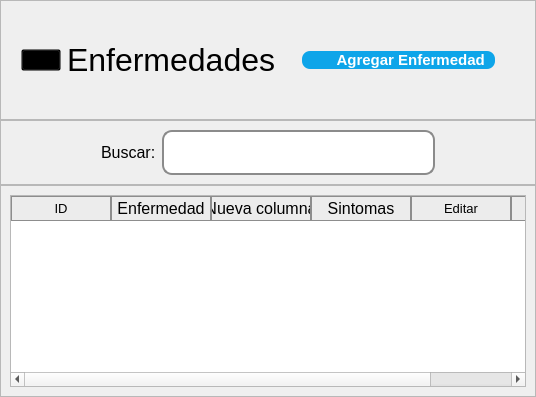
            <widget class="QWidget" name="page">
             <layout class="QVBoxLayout" name="verticalLayout_51">
              <property name="spacing">
               <number>0</number>
              </property>
              <property name="leftMargin">
               <number>0</number>
              </property>
              <property name="topMargin">
               <number>0</number>
              </property>
              <property name="rightMargin">
               <number>0</number>
              </property>
              <property name="bottomMargin">
               <number>0</number>
              </property>
              <item alignment="Qt::AlignTop">
               <widget class="QFrame" name="frame_76">
                <property name="minimumSize">
                 <size>
                  <width>0</width>
                  <height>120</height>
                 </size>
                </property>
                <property name="frameShape">
                 <enum>QFrame::StyledPanel</enum>
                </property>
                <property name="frameShadow">
                 <enum>QFrame::Raised</enum>
                </property>
                <layout class="QHBoxLayout" name="horizontalLayout_42">
                 <property name="leftMargin">
                  <number>20</number>
                 </property>
                 <property name="topMargin">
                  <number>20</number>
                 </property>
                 <property name="rightMargin">
                  <number>20</number>
                 </property>
                 <property name="bottomMargin">
                  <number>20</number>
                 </property>
                 <item>
                  <widget class="QPushButton" name="pushButton_21">
                   <property name="styleSheet">
                    <string notr="true">QPushButton{
	background-color: transparent;
}</string>
                   </property>
                   <property name="text">
                    <string/>
                   </property>
                   <property name="icon">
                    <iconset>
                     <normaloff>img/enfermedadPag.svg</normaloff>img/enfermedadPag.svg</iconset>
                   </property>
                   <property name="iconSize">
                    <size>
                     <width>80</width>
                     <height>80</height>
                    </size>
                   </property>
                  </widget>
                 </item>
                 <item>
                  <widget class="QLabel" name="lblBienvenenida_8">
                   <property name="sizePolicy">
                    <sizepolicy hsizetype="Preferred" vsizetype="Expanding">
                     <horstretch>0</horstretch>
                     <verstretch>0</verstretch>
                    </sizepolicy>
                   </property>
                   <property name="font">
                    <font>
                     <family>Arial</family>
                     <pointsize>24</pointsize>
                    </font>
                   </property>
                   <property name="text">
                    <string>Enfermedades</string>
                   </property>
                  </widget>
                 </item>
                 <item>
                  <widget class="QPushButton" name="btnAgregarCita_5">
                   <property name="sizePolicy">
                    <sizepolicy hsizetype="Expanding" vsizetype="Fixed">
                     <horstretch>0</horstretch>
                     <verstretch>0</verstretch>
                    </sizepolicy>
                   </property>
                   <property name="maximumSize">
                    <size>
                     <width>16777215</width>
                     <height>16777215</height>
                    </size>
                   </property>
                   <property name="font">
                    <font>
                     <family>Arial</family>
                     <pointsize>11</pointsize>
                     <weight>75</weight>
                     <bold>true</bold>
                    </font>
                   </property>
                   <property name="cursor">
                    <cursorShape>PointingHandCursor</cursorShape>
                   </property>
                   <property name="layoutDirection">
                    <enum>Qt::LeftToRight</enum>
                   </property>
                   <property name="styleSheet">
                    <string notr="true">QPushButton{
	background-color: #0EA5E9;
	border: none;
	padding-left: 10px;
	padding-right: 10px;
	color: #fff;
	margin-left: 20px;
	margin-right: 20px;
	border-radius: 8px;
}

QPushButton::hover{
	background-color: #0284c7;
}</string>
                   </property>
                   <property name="text">
                    <string>      Agregar Enfermedad</string>
                   </property>
                   <property name="icon">
                    <iconset>
                     <normaloff>img/add.svg</normaloff>img/add.svg</iconset>
                   </property>
                   <property name="iconSize">
                    <size>
                     <width>20</width>
                     <height>50</height>
                    </size>
                   </property>
                  </widget>
                 </item>
                </layout>
               </widget>
              </item>
              <item alignment="Qt::AlignTop">
               <widget class="QFrame" name="frame_77">
                <property name="minimumSize">
                 <size>
                  <width>0</width>
                  <height>55</height>
                 </size>
                </property>
                <property name="frameShape">
                 <enum>QFrame::StyledPanel</enum>
                </property>
                <property name="frameShadow">
                 <enum>QFrame::Raised</enum>
                </property>
                <layout class="QHBoxLayout" name="horizontalLayout_46">
                 <property name="leftMargin">
                  <number>100</number>
                 </property>
                 <property name="rightMargin">
                  <number>100</number>
                 </property>
                 <item>
                  <widget class="QLabel" name="label_37">
                   <property name="sizePolicy">
                    <sizepolicy hsizetype="Preferred" vsizetype="Preferred">
                     <horstretch>0</horstretch>
                     <verstretch>0</verstretch>
                    </sizepolicy>
                   </property>
                   <property name="font">
                    <font>
                     <family>Arial</family>
                     <pointsize>12</pointsize>
                    </font>
                   </property>
                   <property name="text">
                    <string>Buscar:</string>
                   </property>
                  </widget>
                 </item>
                 <item>
                  <widget class="QLineEdit" name="inpBusquedaCitas_5">
                   <property name="sizePolicy">
                    <sizepolicy hsizetype="Expanding" vsizetype="MinimumExpanding">
                     <horstretch>0</horstretch>
                     <verstretch>0</verstretch>
                    </sizepolicy>
                   </property>
                   <property name="font">
                    <font>
                     <family>Arial</family>
                     <pointsize>12</pointsize>
                    </font>
                   </property>
                   <property name="styleSheet">
                    <string notr="true">QLineEdit{
	border-radius: 10px;
	border: 2px solid #8B8B8B;
	padding: 10px;
	color: #525252;
}</string>
                   </property>
                   <property name="text">
                    <string/>
                   </property>
                   <property name="alignment">
                    <set>Qt::AlignCenter</set>
                   </property>
                  </widget>
                 </item>
                </layout>
               </widget>
              </item>
              <item>
               <widget class="QFrame" name="frame_83">
                <property name="sizePolicy">
                 <sizepolicy hsizetype="Preferred" vsizetype="Expanding">
                  <horstretch>0</horstretch>
                  <verstretch>0</verstretch>
                 </sizepolicy>
                </property>
                <property name="frameShape">
                 <enum>QFrame::StyledPanel</enum>
                </property>
                <property name="frameShadow">
                 <enum>QFrame::Raised</enum>
                </property>
                <layout class="QHBoxLayout" name="horizontalLayout_47">
                 <item>
                  <widget class="QTableWidget" name="tblCitas_5">
                   <property name="font">
                    <font>
                     <family>Arial</family>
                     <pointsize>12</pointsize>
                    </font>
                   </property>
                   <property name="styleSheet">
                    <string notr="true">QHeaderView::section{
	background-color: #ECECEC;
	border: 1px solid #8d8d8d;
}</string>
                   </property>
                   <property name="textElideMode">
                    <enum>Qt::ElideMiddle</enum>
                   </property>
                   <column>
                    <property name="text">
                     <string>ID</string>
                    </property>
                    <property name="font">
                     <font>
                      <family>Arial</family>
                      <pointsize>10</pointsize>
                     </font>
                    </property>
                   </column>
                   <column>
                    <property name="text">
                     <string>Enfermedad</string>
                    </property>
                   </column>
                   <column>
                    <property name="text">
                     <string>Nueva columna</string>
                    </property>
                   </column>
                   <column>
                    <property name="text">
                     <string>Sintomas</string>
                    </property>
                   </column>
                   <column>
                    <property name="text">
                     <string>Editar</string>
                    </property>
                    <property name="font">
                     <font>
                      <family>Arial</family>
                      <pointsize>10</pointsize>
                     </font>
                    </property>
                   </column>
                   <column>
                    <property name="text">
                     <string>Eliminar</string>
                    </property>
                    <property name="font">
                     <font>
                      <family>Arial</family>
                      <pointsize>10</pointsize>
                     </font>
                    </property>
                   </column>
                  </widget>
                 </item>
                </layout>
               </widget>
              </item>
             </layout>
            </widget>
